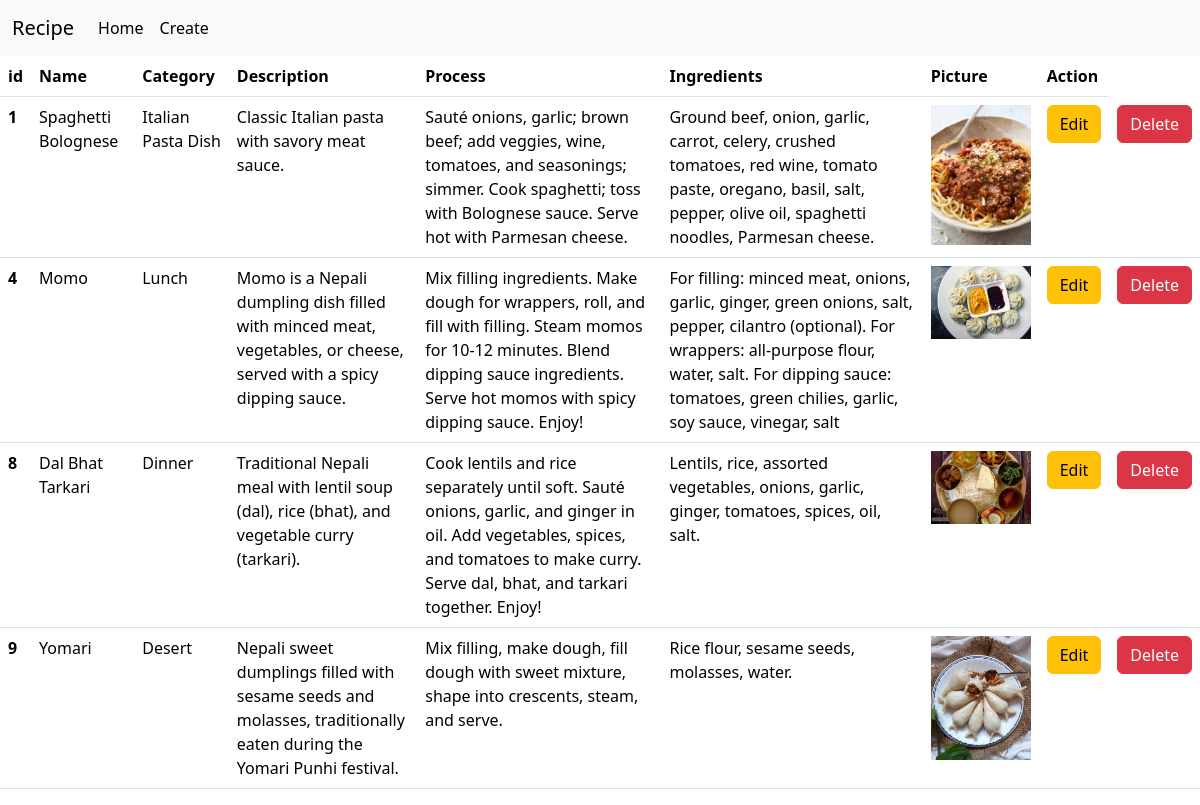
/home/, run on an earlier commit of the app's database.
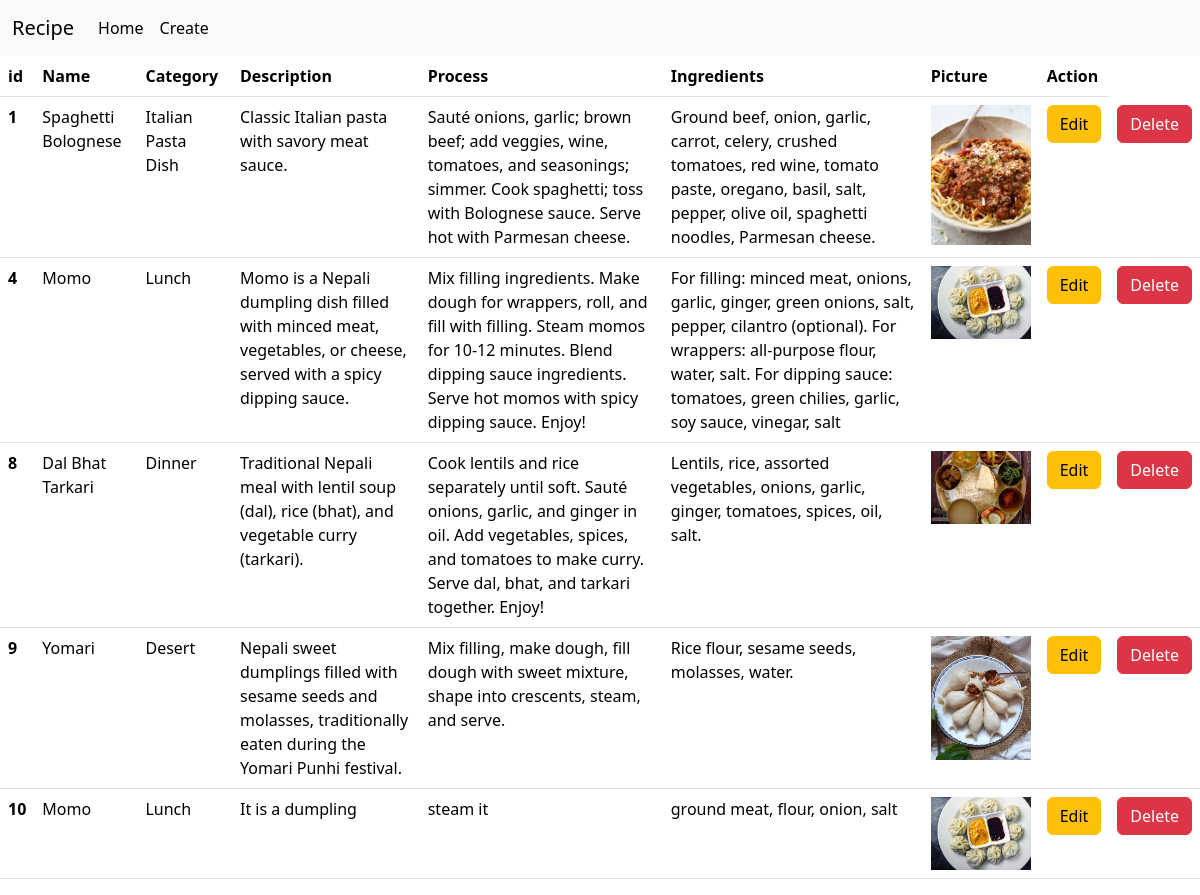
And on a later commit of the database.
### project/models.py (models this page shows)
class Recipe(models.Model):
    name = models.CharField(max_length=200)
    category = models.CharField(max_length=200)
    description = models.TextField()
    process = models.TextField()
    ingredients = models.TextField()
    picture = models.ImageField(upload_to='images/')

### project/views.py (the view)
# urls.py: 2. Add a URL to urlpatterns:  path('', views.home, name='home')
def home(request):
    recipe_objs = Recipe.objects.all()
    data = {'recipes':recipe_objs}
    return render(request, 'home.html', context=data)

### templates/home.html (shortened to what this page needs)
<!DOCTYPE html>
<html lang="en">
<head>
    <link href="https://cdn.jsdelivr.net/npm/bootstrap@5.3.3/dist/css/bootstrap.min.css" rel="stylesheet">
</head>
<body>
    {% include 'nav.html' %}
    <table class="table">
        <thead>
          <tr>
            <th scope="col">id</th>
            <th scope="col">Name</th>
            <th scope="col">Category</th>
            <th scope="col">Description</th>
            <th scope="col">Process</th>
            <th scope="col">Ingredients</th>
            <th scope="col">Picture</th>
            <th scope="col">Action</th>
          </tr>
        </thead>
        <tbody>
          {% for recipe in recipes %}
              <tr>
                <th scope="row">{{recipe.id}}</th>
                <td>{{recipe.name}}</td>
                <td>{{recipe.category}}</td>
                <td>{{recipe.description}}</td>
                <td>{{recipe.process}}</td>
                <td>{{recipe.ingredients}}</td>
                <td><img src="{{ recipe.picture.url }}" alt="{{ recipe.name }}" style="max-width: 100px;"></td>
                <td>
                    <a href="{% url 'edit' pk=recipe.id %}">
                        <button type="button" class="btn btn-warning">Edit</button>
                    </a>
                </td>
                <td>
                    <a href="{% url 'delete' pk=recipe.id %}">
                        <button type="button" class="btn btn-danger">Delete</button>
                    </a>
                </td>
              </tr>
          {% endfor %}
        </tbody>
      </table>
</body>
</html>

What changed in the data, as far as the page shows it:
added Recipe: id "10", name "Momo", category "Lunch", description "It is a dumpling", process "steam it", ingredients "ground meat, flour, onion, salt", picture (picture)
